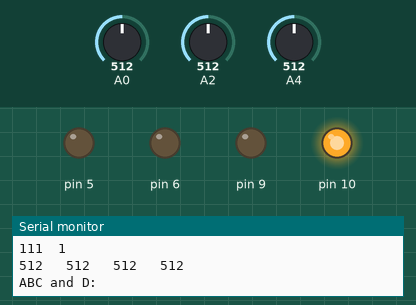
Simulated run of this sketch. Board: Arduino Uno, built with avr-gcc and run on an emulated ATmega328P. Parts: output pins drawn as LEDs (lit = HIGH), the last lines printed to the serial monitor. Inputs (shaded band) come from the test bench; at power-on: A0 = 512, A2 = 512, A4 = 512.

Above: at 1.2 s.
1.3 s: A0 set to 188
4.3 s: A0 set to 155
At 5.5 s:
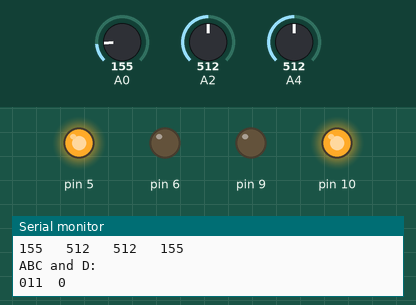
5.8 s: A2 set to 285
8.8 s: A2 set to 262
At 9.8 s:
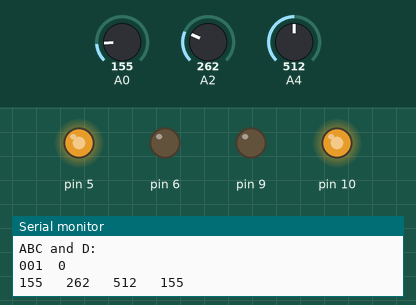
10.3 s: A4 set to 261
11.8 s: A4 set to 234
At 12.3 s:
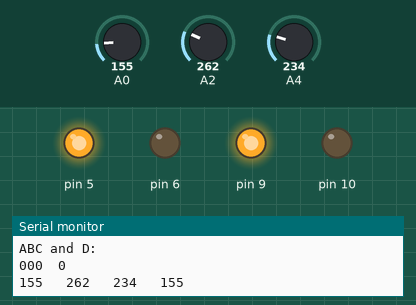
Timing chart, 0 to 14.3 s (numbered marks = the images above; inputs shaded):
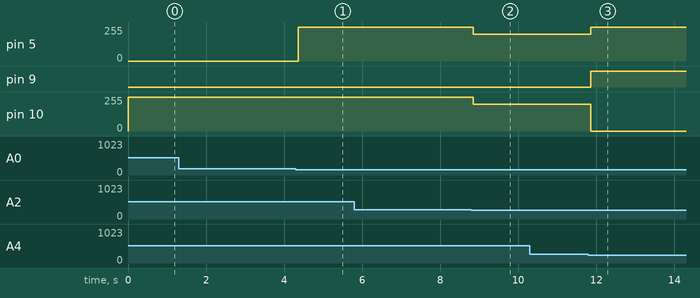

The sketch:

match_stable2.ino
```cpp
//#include "core.c"

int A, B, C, D;

int white_gate = 50;

/*
int gray_gate_A = 400;
int gray_gate_B = 650;
int gray_gate_C = 600;
int gray_gate_D = 500;
*/

int gray_gate_A = 170;
int gray_gate_B = 270;
int gray_gate_C = 250;
int gray_gate_D = 500;

int light = 180;
int normal = 200;
int heavy = 255;

float left_bias = 0;//.02634375;
float right_bias = 0;//0.02734375;

int last_action;

void set_left_wheels(int go_or_back, int value) {
    value = value - (value * left_bias);
    if (go_or_back == 1) {
        analogWrite(9, value);
        analogWrite(10, 0);
    } else if (go_or_back == -1) {
        analogWrite(10, value);
        analogWrite(9, 0);
    } else if (go_or_back == 0) {
        analogWrite(9, 0);
        analogWrite(10, 0);
    }
}

void set_right_wheels(int go_or_back, int value) {
    value = value - (value * right_bias);
    if (go_or_back == 1) {
        analogWrite(5, value);
        analogWrite(6, 0);
    } else if (go_or_back == -1) {
        analogWrite(6, value);
        analogWrite(5, 0);
    } else if (go_or_back == 0) {
        analogWrite(5, 0);
        analogWrite(6, 0);
    }
}

void go_straight(int value) {
    set_left_wheels(1, value);
    set_right_wheels(1, value);
}

void go_back(int value) {
    set_left_wheels(-1, value);
    set_right_wheels(-1, value);
}

void stop() {
    set_left_wheels(0, 0);
    set_right_wheels(0, 0);
}

void left_rotate(int value) {
    set_right_wheels(1, value);
    set_left_wheels(-1, value);
}

void right_rotate(int value) {
    set_left_wheels(1, value);
    set_right_wheels(-1, value);
}

void turn_left(int value) {
    float difference = value / 2;
    float middle_point = 255 / 2;
    int right = middle_point + difference;
    int left = middle_point - difference;

    set_left_wheels(1, left);
    set_right_wheels(1, right);
}

void turn_right(int value) {
    float difference = value / 2;
    float middle_point = 255 / 2;
    int left = middle_point + difference;
    int right = middle_point - difference;

    set_left_wheels(1, left);
    set_right_wheels(1, right);
}

void turn_back_left(int value) {
    float difference = value / 2;
    float middle_point = 255 / 2;
    int right = middle_point + difference;
    int left = middle_point - difference;

    set_left_wheels(-1, left);
    set_right_wheels(-1, right);
}

void turn_back_right(int value) {
    float difference = value / 2;
    float middle_point = 255 / 2;
    int left = middle_point + difference;
    int right = middle_point - difference;

    set_left_wheels(-1, left);
    set_right_wheels(-1, right);
}

int handle_white_detector(int pin) {
    Serial.print(analogRead(pin));
    Serial.print("   ");
    if (analogRead(pin) < white_gate) {
        return 1;
    } else {
        return 0;
    }
}

int handle_gray_detector(int pin, int gate_number) {
    Serial.print(analogRead(pin));
    Serial.print("   ");
    if (gate_number == 1) {
        if (analogRead(pin) > gray_gate_A) {
            return 1;
        } else {
            return 0;
        }
    } else if (gate_number == 2) {
        if (analogRead(pin) > gray_gate_B) {
            return 1;
        } else {
            return 0;
        }
    } else if (gate_number == 3) {
        if (analogRead(pin) > gray_gate_C) {
            return 1;
        } else {
            return 0;
        }
    } else if (gate_number == 4) {
        if (analogRead(pin) > gray_gate_D) {
            return 1;
        } else {
            return 0;
        }
    }
}

void sensor_detect(int white_or_black, int AAA1, int AAA2, int AAA3, int AAA4) {
    if (white_or_black == 1) {
        A = handle_white_detector(AAA1);
        B = handle_white_detector(AAA2);
        C = handle_white_detector(AAA3);
        D = handle_white_detector(AAA4);
    } else if (white_or_black == -1) {
        A = handle_gray_detector(AAA1, 1);
        B = handle_gray_detector(AAA2, 2);
        C = handle_gray_detector(AAA3, 3);
        D = handle_gray_detector(AAA4, 4);
    } else {
        A = digitalRead(AAA1);
        B = digitalRead(AAA2);
        C = digitalRead(AAA3);
        D = digitalRead(AAA4);
    }
    //return 1 if it is white

    Serial.print("\nABC and D: \n");
    Serial.print(A);
    Serial.print(B);
    Serial.print(C);
    Serial.print("  ");
    Serial.print(D);
    Serial.println();
    Serial.println();
    Serial.println();
}

void white_detect() {
    sensor_detect(-1, A0, A2, A4, 8);
}

void turn_left_45_degrees_stupidly() {
    left_rotate(heavy);
    delay(300);
}

void turn_right_45_degrees_stupidly() {
    right_rotate(heavy);
    delay(300);
}

void turn_left_90_degrees_stupidly() {
    left_rotate(heavy);
    delay(600);
}

void turn_right_90_degrees_stupidly() {
    right_rotate(heavy);
    delay(600);
}

void go_through_node() {
    while (1) {
        go_straight(heavy);

        white_detect();
        if ((A == 1) && (C == 1)) {
            break;
        }
    }
}

void turn_left_90_degrees_intelligently() {
    if (D == 1) {
        turn_left_45_degrees_stupidly();
    }

    while (1) {
        left_rotate(normal);

        white_detect();
        if (B == 1) {
            break;
        }
    }

    while (1) {
        left_rotate(normal);

        white_detect();
        if (B == 0) {
            break;
        }
    }
}

void turn_right_90_degrees_intelligently() {
    if (D == 1) {
        turn_right_45_degrees_stupidly();
    }

    while (1) {
        right_rotate(normal);

        white_detect();
        if (B == 1) {
            break;
        }
    }

    while (1) {
        right_rotate(normal);

        white_detect();
        if (B == 0) {
            break;
        }
    }
}

void node_arriving_action() {
}

/*
void find_line() {
    white_detect();

    if ((A == 1) && (B == 1) && (C == 1)) {
        turn_back_right(heavy); //turn back to reversed side of max side

    } else if ((A == 0) && (B == 0) && (C == 0)) {
        go_through_node();

    } else if ((A == 1) && (C == 0)) {
        right_rotate(heavy);

    } else if ((A == 1) && (C == 1)) {
        go_straight(heavy);

    } else if ((A == 0) && (C == 1)) {
        left_rotate(heavy);

    }
}
*/

void find_line() {
    white_detect();

    if ((A == 1) && (B == 1) && (C == 1)) {
        turn_back_right(heavy); //turn back to reversed side of max side

    } else if ((A == 0) && (B == 0) && (C == 0)) {
        go_through_node();

    } else if ((A == 1) && (B == 0) && (C == 1)) {
        go_straight(heavy);

    } else if ((A == 1) && (B == 1) && (C == 0)) {
        right_rotate(heavy);

    } else if ((A == 0) && (B == 1) && (C == 1)) {
        left_rotate(heavy);

    } else if ((A == 0) && (B == 0) && (C == 1)) {
        left_rotate(normal);

    } else if ((A == 1) && (B == 0) && (C == 0)) {
        right_rotate(normal);

    }
}

void setup() {
    Serial.begin(9600);
    /*
    go_straight(heavy);
    delay(2800);
    */
}

void loop() {
    find_line();

    /*
    white_detect();
    delay(500);
    */
}
```

Measured:
- the behaviour switches between 171 and 170 on A0 (found by bisection; images 0 and 1)
- the behaviour switches between 271 and 270 on A2 (found by bisection; images 1 and 2)
- the behaviour switches between 251 and 250 on A4 (found by bisection; images 2 and 3)
- after the input at 4.3 s, pin 5: 0/255 → 255/255 after 0.07 s; pin 10: 254/255 → 255/255 after 0.07 s
- after the input at 8.8 s, pin 5, pin 10: 255/255 → 200/255 after 0.05 s
- after the input at 11.8 s, pin 5: 200/255 → 255/255 after 0.06 s; pin 9: LOW → HIGH after 0.06 s; pin 10: 200/255 → 0/255 after 0.06 s
